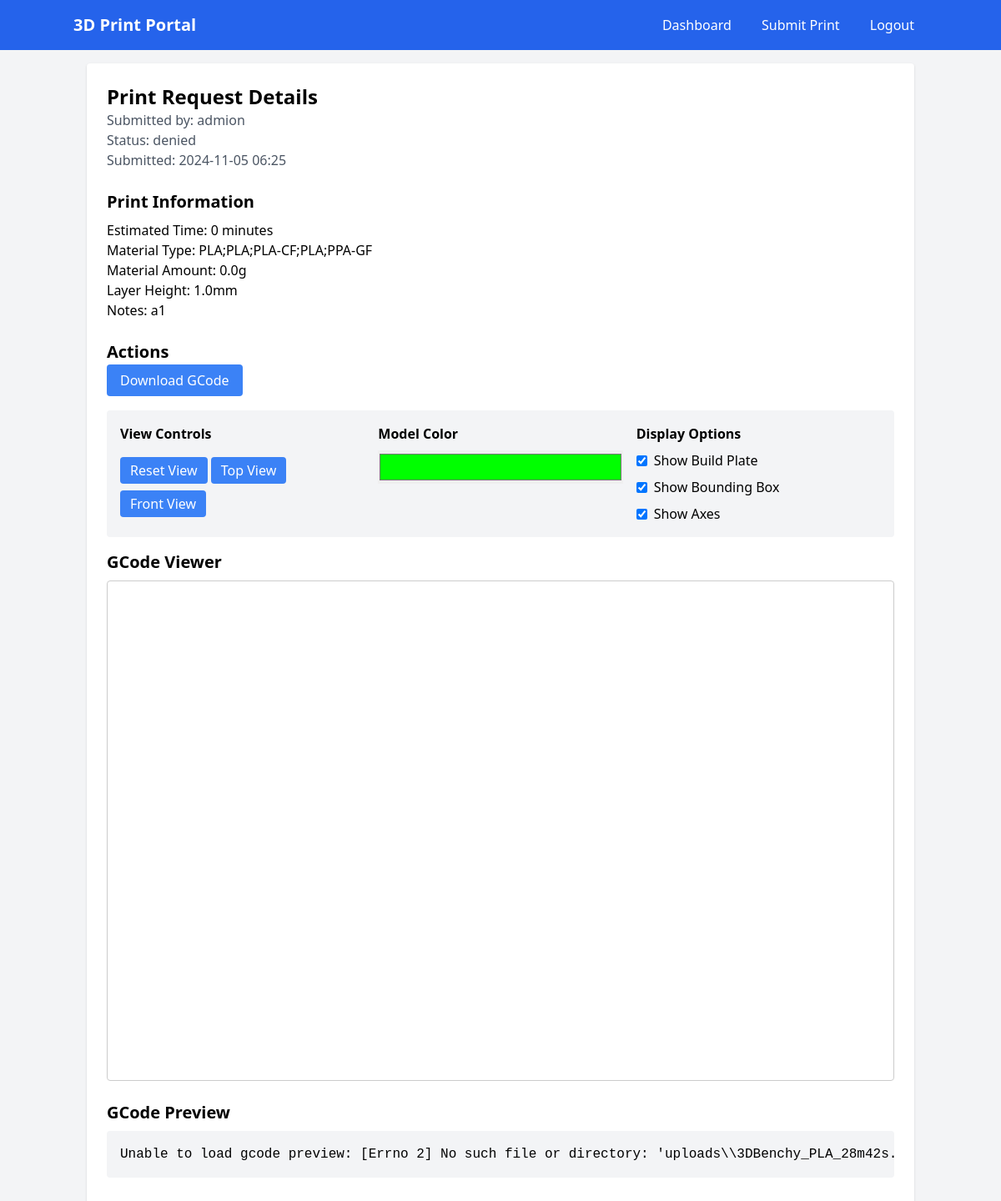
/request/3 (signed in), run on the app's committed database.
### app.py (models this page shows)
class User(UserMixin, db.Model):
    id = db.Column(db.Integer, primary_key=True)
    username = db.Column(db.String(80), unique=True, nullable=False)
    email = db.Column(db.String(120), unique=True, nullable=False)
    id_number = db.Column(db.String(20), unique=True, nullable=False)
    password_hash = db.Column(db.String(120), nullable=False)
    is_admin = db.Column(db.Boolean, default=False)
    print_requests = db.relationship("PrintRequest", backref="user", lazy=True)

class PrintRequest(db.Model):
    id = db.Column(db.Integer, primary_key=True)
    filename = db.Column(db.String(120), nullable=False)
    filepath = db.Column(db.String(200), nullable=False)
    status = db.Column(db.String(20), default="pending")
    timestamp = db.Column(db.DateTime, default=datetime.utcnow)
    user_id = db.Column(db.Integer, db.ForeignKey("user.id"), nullable=False)
    notes = db.Column(db.Text)
    estimated_time = db.Column(db.Integer)
    material_type = db.Column(db.String(50))
    material_amount = db.Column(db.Float)
    layer_height = db.Column(db.Float)

### app.py (the view)
@app.route("/request/<int:request_id>")
@login_required
def view_request(request_id):
    print_request = PrintRequest.query.get_or_404(request_id)
    if not current_user.is_admin and print_request.user_id != current_user.id:
        flash("Unauthorized")
        return redirect(url_for("dashboard"))
    try:
        with open(print_request.filepath, "r") as file:
            gcode_preview = "".join(file.readlines()[:100])  # First 100 lines
    except Exception as e:
        gcode_preview = f"Unable to load gcode preview: {str(e)}"
    return render_template(
        "view_request.html", print_request=print_request, gcode_preview=gcode_preview
    )

### app.py (called while the page is built)
@login_manager.user_loader
def load_user(user_id):
    return db.session.get(User, int(user_id))

### templates/view_request.html (shortened to what this page needs)
{% extends "base.html" %}
{% block content %}
<div class="bg-white p-6 rounded shadow">
    <div class="mb-6">
        <h2 class="text-2xl font-bold">Print Request Details</h2>
        <p class="text-gray-600">Submitted by: {{ print_request.user.username }}</p>
        <p class="text-gray-600">Status: {{ print_request.status }}</p>
        <p class="text-gray-600">Submitted: {{ print_request.timestamp.strftime('%Y-%m-%d %H:%M') }}</p>
    </div>
    <div class="mb-6">
        <h3 class="text-xl font-bold mb-2">Print Information</h3>
        <p>Estimated Time: {{ print_request.estimated_time }} minutes</p>
        <p>Material Type: {{ print_request.material_type }}</p>
        <p>Material Amount: {{ print_request.material_amount }}g</p>
        <p>Layer Height: {{ print_request.layer_height }}mm</p>
        {% if print_request.notes %}
        <p>Notes: {{ print_request.notes }}</p>
        {% endif %}
    </div>
    <div class="mb-6">
        <h3 class="text-xl font-bold mb-2">Actions</h3>
        <div class="space-x-4">
            <a href="{{ url_for('download_gcode', request_id=print_request.id) }}"
                class="bg-blue-500 text-white px-4 py-2 rounded hover:bg-blue-600">
                Download GCode
            </a>
        </div>
    </div>
    <div class="mb-4 p-4 bg-gray-100 rounded">
        <div class="grid grid-cols-1 md:grid-cols-3 gap-4">
            <div>
                <h4 class="font-bold mb-2">View Controls</h4>
                <div class="space-y-2">
                    <button id="resetView" class="bg-blue-500 text-white px-3 py-1 rounded hover:bg-blue-600">
                        Reset View
                    </button>
                    <button id="topView" class="bg-blue-500 text-white px-3 py-1 rounded hover:bg-blue-600">
                        Top View
                    </button>
                    <button id="frontView" class="bg-blue-500 text-white px-3 py-1 rounded hover:bg-blue-600">
                        Front View
                    </button>
                </div>
            </div>
            <div>
                <h4 class="font-bold mb-2">Model Color</h4>
                <input type="color" id="modelColor" value="#00ff00" class="w-full h-10 cursor-pointer">
            </div>
            <div>
                <h4 class="font-bold mb-2">Display Options</h4>
                <div class="space-y-2">
                    <label class="flex items-center">
                        <input type="checkbox" id="showBuildPlate" checked class="mr-2">
                        Show Build Plate
                    </label>
                    <label class="flex items-center">
                        <input type="checkbox" id="showBoundingBox" checked class="mr-2">
                        Show Bounding Box
                    </label>
                    <label class="flex items-center">
                        <input type="checkbox" id="showAxes" checked class="mr-2">
                        Show Axes
                    </label>
                </div>
            </div>
        </div>
    </div>
    <div class="mb-6">
        <h3 class="text-xl font-bold mb-2">GCode Viewer</h3>
        <div id="gcode-viewer" class="w-full h-[600px] border rounded"></div>
    </div>
    <div class="mb-6">
        <h3 class="text-xl font-bold mb-2">GCode Preview</h3>
        <pre class="bg-gray-100 p-4 rounded overflow-x-auto max-h-[400px]">{{ gcode_preview }}</pre>
    </div>
</div>
{% endblock %}

### templates/view_request.html (style rules this page uses)
#gcode-viewer { position: relative; width: 100%; height: 600px; border: 1px solid #ccc; border-radius: 4px; overflow: hidden; }

### data on the page
User: user.username "admion"
PrintRequest: status "denied", timestamp "2024-11-05 06:25", estimated_time "0", material_type "PLA;PLA;PLA-CF;PLA;PPA-GF", material_amount "0.0", layer_height "1.0", notes "a1"

### other printed values
{{ gcode_preview }} "Unable to load gcode preview: [Errno 2] No such file or directory:…"
